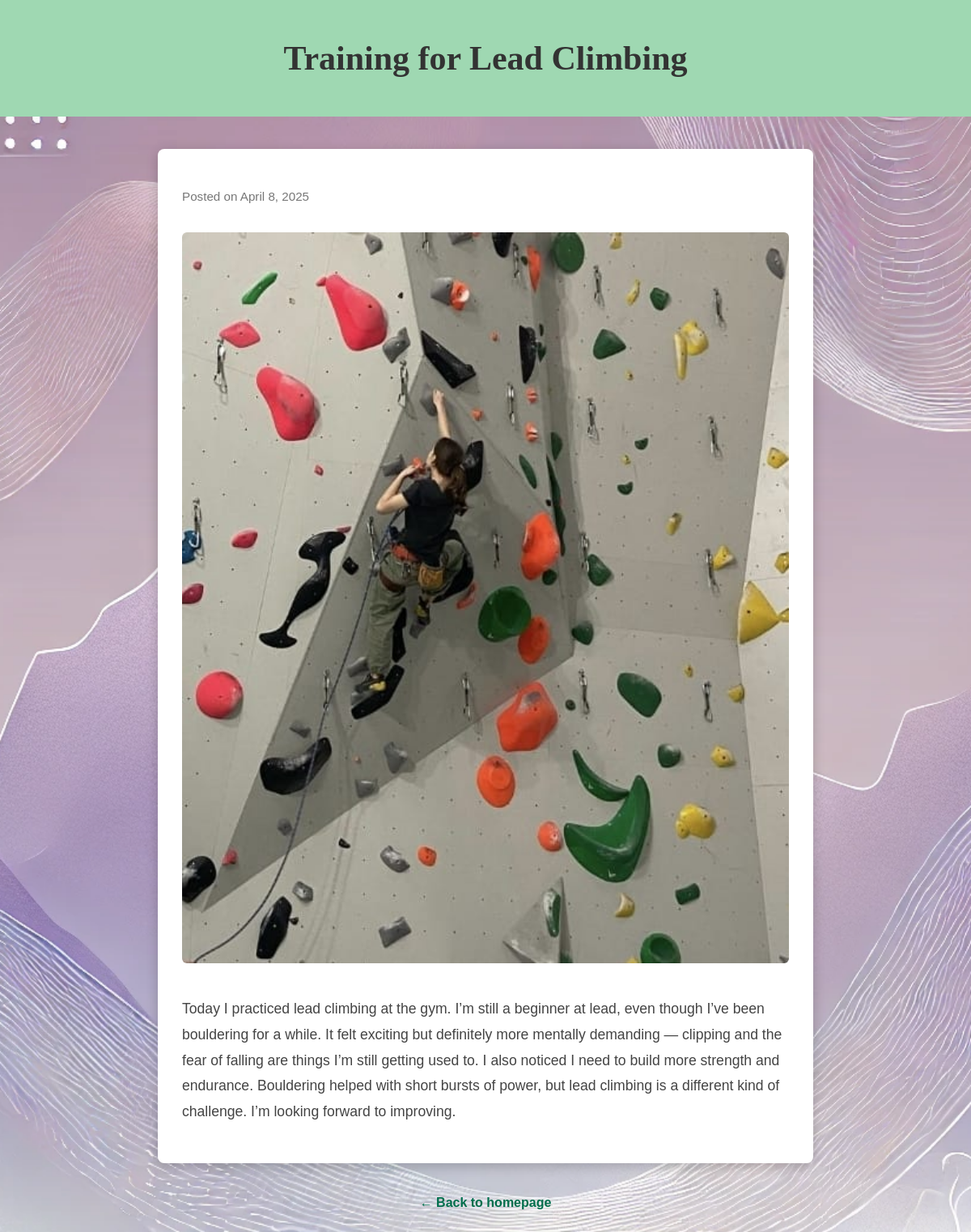
The app's page /post/1/ with its own data.
### myapp/models.py (models this page shows, shortened)
class Post(models.Model):
    title = models.CharField(max_length=200)
    post_date = models.DateField()
    image = models.ImageField(upload_to='static/images/')
    paragraph = models.TextField(max_length=5000)
    more_details_for_the_dedicated_page = models.TextField(max_length=1000,default=' ')

### myapp/views.py (the view)
# urls.py: path('post/<int:post_id>/', views.post_detail, name='post_detail'),
def post_detail(request, post_id):
    post = get_object_or_404(Post, pk=post_id)
    return render(request, 'myapp/post_detail.html', {'post': post})

### myapp/templates/myapp/post_detail.html (shortened to what this page needs)
{% load static %}
<!DOCTYPE html>
<html>
<head>
  <link rel="stylesheet" href="{% static 'css/post_detail.css' %}">
</head>
<body>
  <header>
    <h1 class="title">{{ post.title }}</h1>
  </header>
  <div class="blog-post">
    <p class="date">Posted on {{ post.post_date }}</p>
    <img src="{{ post.image.url }}" alt="{{ post.title }}">
    <p>{{ post.paragraph }}</p>
  </div>
  <footer>
    <a href="/">← Back to homepage</a>
  </footer>
</body>
</html>

### static/css/post_detail.css (style rules this page uses)
body { background: url('../images/background.webp') no-repeat center center fixed; background-size: cover; font-family: Arial, sans-serif; margin: 0; padding: 0; }
header { background-color: #9fd8b2; text-align: center; padding: 20px; }
header h1 { font-family: 'Pacifico', cursive; color: #333; font-size: 42px; }
.blog-post { background-color: #fff; padding: 30px; margin: 40px auto; width: 85%; max-width: 750px; box-shadow: 0 4px 15px rgba(0, 0, 0, 0.2); border-radius: 8px; animation: fadeIn 0.7s ease-in-out; }
.blog-post img { width: 100%; border-radius: 6px; margin: 20px 0; }
.blog-post p { font-size: 1.1em; color: #444; line-height: 1.8; margin-bottom: 15px; }
.blog-post .date { color: #777; font-size: 0.95em; margin-bottom: 10px; }
footer { text-align: center; margin: 30px 0; }
footer a { text-decoration: none; color: #006e4c; font-weight: bold; transition: color 0.3s ease; }

### records on screen
Post: title "Training for Lead Climbing", post_date "April 8, 2025", image (picture), paragraph "Today I practiced lead climbing at the gym. I’m still a beginner at lead, even though I’ve been bouldering for a while. It felt exciting but definitely more mentally demanding — clipping and the fear of falling are things I’m still getting used to. I also noticed I need to build more strength and endurance. Bouldering helped with short bursts of power, but lead climbing is a different kind of challenge. I’m looking forward to improving."
